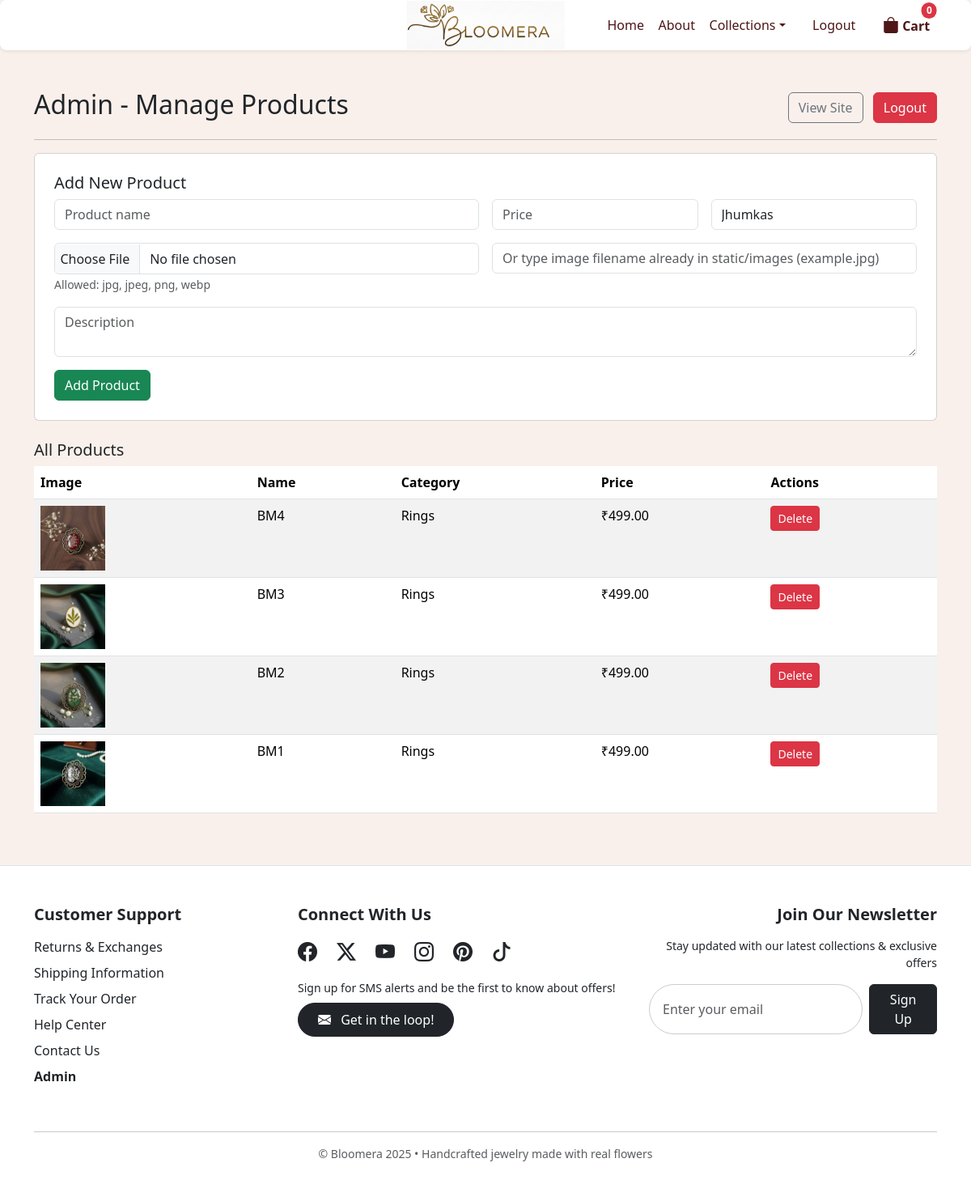
The app's page /admin/products (signed in) with its own data.
### models.py (models this page shows)
class Product(db.Model):
    id = db.Column(db.Integer, primary_key=True)
    name = db.Column(db.String(240), nullable=False)
    description = db.Column(db.Text, nullable=True)
    price = db.Column(db.Float, nullable=False, default=0.0)
    category = db.Column(db.String(80), nullable=False)
    image_url = db.Column(db.String(255), nullable=True)
    created_at = db.Column(db.DateTime, default=datetime.utcnow)

### app.py (the view, shortened to what this page needs)
    @app.route('/admin/products', methods=['GET', 'POST'])
    @login_required
    def admin_products():
        if not current_user.is_admin:
            flash('Admin access required', 'danger')
            return redirect(url_for('index'))
        categories = ['jhumkas', 'bracelets', 'studs', 'pendants', 'vintage', 'rings']
        products = Product.query.order_by(Product.created_at.desc()).all()
        return render_template('admin_products.html', products=products, categories=categories)

### templates/admin_products.html
{% extends "base.html" %}
{% block content %}
<div class="container py-5">
  <div class="d-flex justify-content-between align-items-center mb-3">
    <h2>Admin - Manage Products</h2>
    <div>
      <a class="btn btn-outline-secondary me-2" href="{{ url_for('index') }}">View Site</a>
      <a class="btn btn-danger" href="{{ url_for('logout') }}">Logout</a>
    </div>
  </div>
  <hr>
  <div class="card p-4 mb-4">
    <h5>Add New Product</h5>
    <form method="POST" enctype="multipart/form-data" class="row g-3">
      <div class="col-md-6">
        <input name="name" class="form-control" placeholder="Product name" required>
      </div>
      <div class="col-md-3">
        <input type="number" step="0.01" name="price" class="form-control" placeholder="Price" required>
      </div>
      <div class="col-md-3">
        <select name="category" class="form-control" required>
          {% for c in categories %}
          <option value="{{ c }}">{{ c.title() }}</option>
          {% endfor %}
        </select>
      </div>
      <div class="col-md-6">
        <input type="file" name="image" class="form-control">
        <small class="text-muted">Allowed: jpg, jpeg, png, webp</small>
      </div>
      <div class="col-md-6">
        <input name="image_url" class="form-control" placeholder="Or type image filename already in static/images (example.jpg)">
      </div>
      <div class="col-12">
        <textarea name="description" class="form-control" placeholder="Description"></textarea>
      </div>
      <div class="col-12">
        <button class="btn btn-success">Add Product</button>
      </div>
    </form>
  </div>
  <h5>All Products</h5>
  <table class="table table-striped table-hover">
    <thead>
      <tr>
        <th>Image</th>
        <th>Name</th>
        <th>Category</th>
        <th>Price</th>
        <th>Actions</th>
      </tr>
    </thead>
    <tbody>
      {% for p in products %}
      <tr>
        <td>
          <img src="{{ url_for('static', filename='images/' ~ (p.image_url or 'placeholder.jpg')) }}" width="80">
        </td>
        <td>{{ p.name }}</td>
        <td>{{ p.category.title() }}</td>
        <td>₹{{ "%.2f"|format(p.price) }}</td>
        <td>
          <form method="POST" action="{{ url_for('delete_product', product_id=p.id) }}" onsubmit="return confirm('Are you sure you want to delete this product?');">
            <button class="btn btn-sm btn-danger">Delete</button>
          </form>
        </td>
      </tr>
      {% else %}
      <tr>
        <td colspan="5" class="text-center text-muted">No products found.</td>
      </tr>
      {% endfor %}
    </tbody>
  </table>
</div>
{% endblock %}

### templates/base.html (shortened to what this page needs)
<!doctype html>
<html lang="en">
<head>
  <link href="https://cdn.jsdelivr.net/npm/bootstrap@5.3.2/dist/css/bootstrap.min.css" rel="stylesheet">
  <link rel="stylesheet" href="{{ url_for('static', filename='styles.css') }}">
  <link rel="stylesheet" href="https://cdn.jsdelivr.net/npm/bootstrap-icons@1.11.3/font/bootstrap-icons.css">
</head>
<body>
  <nav class="navbar navbar-expand-lg navbar-light bg-white shadow-sm sticky-top">
    <div class="container position-relative">
      <a class="navbar-brand position-absolute top-50 start-50 translate-middle" href="{{ url_for('index') }}">
        <img src="{{ url_for('static', filename='images/bloomeralogo.png') }}" alt="Bloomera Logo" height="60">
      </a>
      <div class="collapse navbar-collapse justify-content-end" id="nav">
        <ul class="navbar-nav align-items-center">
          <li class="nav-item"><a class="nav-link" href="{{ url_for('index') }}">Home</a></li>
          <li class="nav-item"><a class="nav-link" href="{{ url_for('about') }}">About</a></li>
          <li class="nav-item dropdown">
            <a class="nav-link dropdown-toggle" href="#" id="catDrop" data-bs-toggle="dropdown">Collections</a>
          </li>
          {% if current_user.is_authenticated %}
            <li class="nav-item ms-3">
              <a class="nav-link" href="{{ url_for('logout') }}">Logout</a>
            </li>
          {% endif %}
          <li class="nav-item dropdown ms-lg-3">
            <a class="nav-link position-relative fw-bold" href="#" id="cartDropdown" role="button" data-bs-toggle="dropdown" aria-expanded="false">
              <i class="bi bi-bag-fill fs-5"></i> Cart
              <span id="cart-count" class="position-absolute translate-middle badge rounded-pill bg-danger">0</span>
            </a>
          </li>
        </ul>
      </div>
    </div>
  </nav>
  <main>
    {% block content %}{% endblock %}
  </main>
  <footer class="bg-white text-dark py-5 border-top">
    <div class="container">
      <div class="row justify-content-center align-items-start text-center text-md-start">
        <div class="col-md-8 d-flex flex-column flex-md-row justify-content-center justify-content-md-start align-items-start gap-5 mb-4">
          <div class="footer-support">
            <h5 class="fw-bold mb-3 text-center text-md-start">Customer Support</h5>
            <ul class="list-unstyled mb-0">
              <li><a href="#" class="text-decoration-none text-dark d-block mb-2">Returns & Exchanges</a></li>
              <li><a href="#" class="text-decoration-none text-dark d-block mb-2">Shipping Information</a></li>
              <li><a href="#" class="text-decoration-none text-dark d-block mb-2">Track Your Order</a></li>
              <li><a href="#" class="text-decoration-none text-dark d-block mb-2">Help Center</a></li>
              <li><a href="#" class="text-decoration-none text-dark d-block mb-2">Contact Us</a></li>
              <li><a href="{{ url_for('admin_products') }}" class="text-decoration-none text-dark d-block mb-2 fw-semibold">Admin</a></li>
            </ul>
          </div>
          <div class="footer-connect text-center text-md-start ms-md-5">
            <h5 class="fw-bold mb-3">Connect With Us</h5>
            <div class="d-flex justify-content-center justify-content-md-start mb-3 flex-wrap gap-4">
              <a href="https://facebook.com" target="_blank" class="text-dark fs-4"><i class="bi bi-facebook"></i></a>
              <a href="https://x.com" target="_blank" class="text-dark fs-4"><i class="bi bi-twitter-x"></i></a>
              <a href="https://youtube.com" target="_blank" class="text-dark fs-4"><i class="bi bi-youtube"></i></a>
              <a href="https://instagram.com/bloomera.jewels" target="_blank" class="text-dark fs-4"><i class="bi bi-instagram"></i></a>
              <a href="https://pinterest.com" target="_blank" class="text-dark fs-4"><i class="bi bi-pinterest"></i></a>
              <a href="https://tiktok.com" target="_blank" class="text-dark fs-4"><i class="bi bi-tiktok"></i></a>
            </div>
            <p class="small mb-2">Sign up for SMS alerts and be the first to know about offers!</p>
            <a href="#" class="btn btn-dark rounded-pill px-4 py-2">
              <i class="bi bi-envelope-fill me-2"></i> Get in the loop!
            </a>
          </div>
        </div>
        <div class="col-md-4 text-center text-md-end">
          <h5 class="fw-bold mb-3">Join Our Newsletter</h5>
          <p class="small mb-3">Stay updated with our latest collections & exclusive offers</p>
          <form class="d-flex justify-content-center justify-content-md-end">
            <input type="email" class="form-control me-2 w-75" placeholder="Enter your email" required>
            <button type="submit" class="btn btn-dark">Sign Up</button>
          </form>
        </div>
      </div>
      <hr class="mt-4">
      <div class="text-center small text-muted">
        © Bloomera 2025 • Handcrafted jewelry made with real flowers
      </div>
    </div>
  </footer>
</body>
</html>

### static/styles.css (style rules this page uses)
:root { --accent:#f8f2ee; --muted:#6c757d; --card-radius:12px; }
body { background-color: #f7e8e0 !important; }
body { background: url("../images/flowers-bg.jpg") no-repeat center center fixed; background-size: cover; position: relative; background-repeat: no-repeat; z-index: 0; }
.navbar { background-color: #f8c8d8; box-shadow: 0 3px 6px rgba(0,0,0,0.1); border-radius: 8px; padding: 0.5rem 1.5rem; }
.navbar .nav-link { color: #4e1616; font-weight: 500; margin: 0 0.05rem; transition: color 0.3s; }
body::before { content: ""; position: fixed; top: 0; left: 0; width: 100%; height: 100%; opacity: 50%; background: rgba(255, 255, 255, 0.7); z-index: -1; }
input[type="file"] { padding: .4rem; }
#cart-count { top: 5px !important; right: -10px !important; font-size: 0.75rem; padding: 4px 6px; }
footer { background-color: #ffffff; color: #4e1616; }
footer a { text-decoration: none; color: #ffb6c1; }
footer input.form-control { border-radius: 50px; padding: 0.5rem 1rem; border: 1px solid #ccc; }
footer form button { border-radius: 50px; }
footer .footer-support, footer .footer-connect { min-width: 230px; }

### templates/base.html (style rules this page uses)
#cart-count { font-size: 0.75rem; padding: 4px 6px; top: 0.4rem; right: -0.6rem; }

### records on screen
Product: image_url (picture), name "BM4", category "Rings", price "499.00"
Product: image_url (picture), name "BM3", category "Rings", price "499.00"
Product: image_url (picture), name "BM2", category "Rings", price "499.00"
Product: image_url (picture), name "BM1", category "Rings", price "499.00"

### other values on screen
form field category "Jhumkas"
